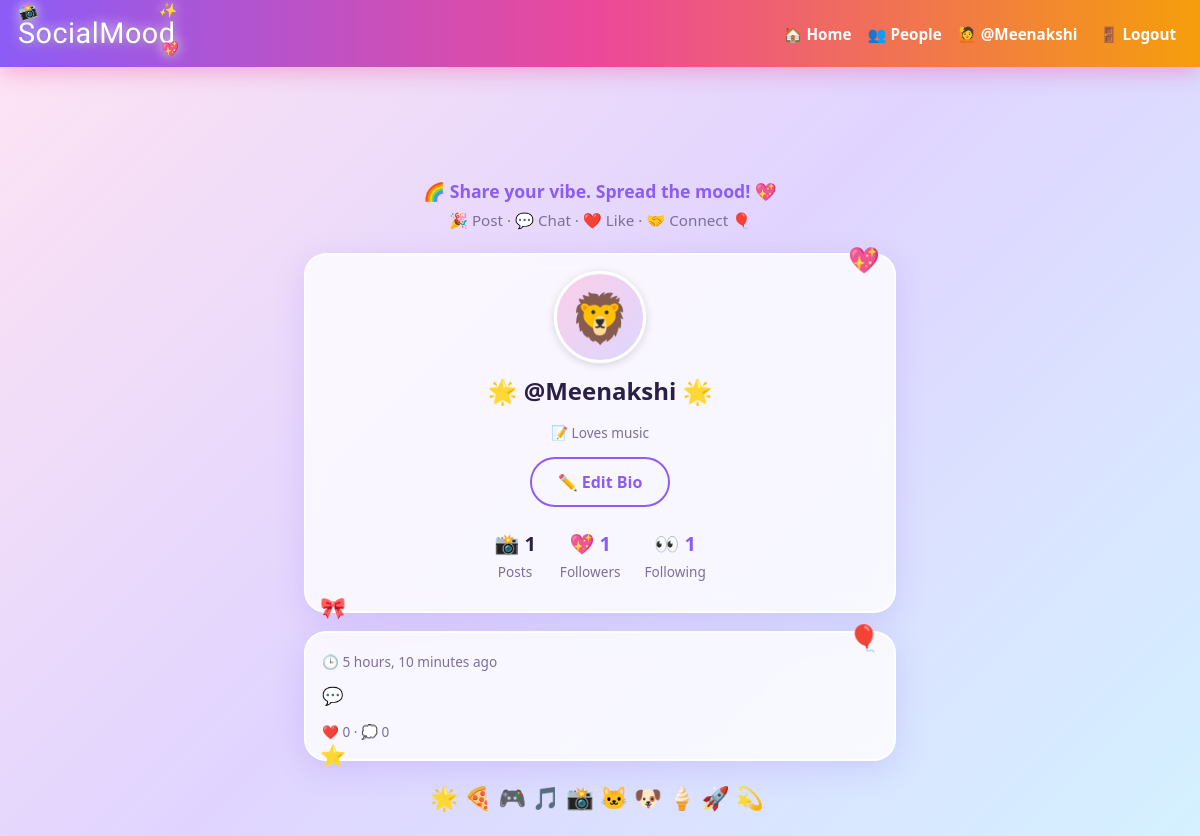
The app's page /profile/Meenakshi/ (signed in) with its own data.
### core/models.py (models this page shows, shortened)
class Profile(models.Model):
    user = models.OneToOneField(User, on_delete=models.CASCADE, related_name="profile")
    bio = models.TextField(blank=True)
    following = models.ManyToManyField(
        "self", symmetrical=False, related_name="followers", blank=True
    )

class Post(models.Model):
    author = models.ForeignKey(User, on_delete=models.CASCADE, related_name="posts")
    text = models.TextField(max_length=280, blank=True)
    image=models.ImageField(upload_to="posts/",blank=True, null=True)
    created = models.DateTimeField(auto_now_add=True)
    likes = models.ManyToManyField(User, related_name="liked_posts", blank=True)
    class Meta:
        ordering = ["-created"]

### core/views.py (the view)
# urls.py: path("profile/<str:username>/", views.profile, name="profile"),
@login_required
def profile(request, username):
    owner = get_object_or_404(User, username=username)
    is_following = request.user.profile.following.filter(id=owner.profile.id).exists()
    return render(request, "profile.html", {
        "owner": owner,
        "posts": owner.posts.all(),
        "is_following": is_following,
        "followers_count": owner.profile.followers.count(),
        "following_count": owner.profile.following.count(),
    })

### core/templates/profile.html (shortened to what this page needs)
{% extends "base.html" %}
{% block content %}
<div class="card" style="text-align:center">
  <div class="avatar big" style="margin:0 auto 10px" data-name="{{ owner.username }}">{{ owner.username|first|upper }}</div>
  <h2 style="margin-bottom:2px">🌟 @{{ owner.username }} 🌟</h2>
  <p class="meta">📝 {{ owner.profile.bio|default:"No bio yet. 🤫" }}</p>
  {% if owner == user %}
    <a href="{% url 'edit_bio' %}" class="btn outline" style="display:inline-block;margin-bottom:10px">✏️ Edit Bio</a>
  {% endif %}
  <div class="stats">
    <div><b>📸 {{ posts|length }}</b><span class="meta">Posts</span></div>
    <a href="{% url 'followers_list' owner.username %}"><div><b>💖 {{ followers_count }}</b><span class="meta">Followers</span></div></a>
    <a href="{% url 'following_list' owner.username %}"><div><b>👀 {{ following_count }}</b><span class="meta">Following</span></div></a>
  </div>
</div>
{% for post in posts %}
<div class="card">
  <span class="meta">🕒 {{ post.created|timesince }} ago</span>
  <p class="post-text">💬 {{ post.text }}</p>
  <span class="meta">❤️ {{ post.likes.count }} · 💭 {{ post.comments.count }}</span>
</div>
{% empty %}
<div class="card meta" style="text-align:center">😴 No posts yet. 🌙</div>
{% endfor %}
{% endblock %}

### core/templates/base.html (shortened to what this page needs)
<!DOCTYPE html>
{% load static %}
<html lang="en">
<head>
</head>
<body>
  <div id="sky"></div>
  <nav>
    <a href="{% url 'feed' %}" class="logo"><span class="brand">SocialMood<span class="em em1">📸</span><span class="em em2">✨</span><span class="em em3">💖</span></span></a>
    <div>
      {% if user.is_authenticated %}
        <a href="{% url 'feed' %}">🏠 Home</a>
        <a href="{% url 'people' %}">👥 People</a>
        <a href="{% url 'profile' user.username %}">🙋 @{{ user.username }}</a>
        <form method="post" action="{% url 'logout' %}" style="display:inline">
          {% csrf_token %}<button type="submit">🚪 Logout</button>
        </form>
      {% else %}
        <a href="{% url 'login' %}">🔑 Login</a>
        <a href="{% url 'register' %}">🎊 Sign up</a>
      {% endif %}
    </div>
  </nav>
  <div class="container">
    <div class="hero">
      <h1><span class="brand">SocialMood<span class="em em1">📸</span><span class="em em2">✨</span><span class="em em3">💖</span></span></h1>
      <p class="tagline">🌈 Share your vibe. Spread the mood! 💖</p>
      <p class="tagline2">🎉 Post · 💬 Chat · ❤️ Like · 🤝 Connect 🎈</p>
    </div>
    {% block content %}{% endblock %}
    <div class="banner" style="margin-top:20px">🌟🍕🎮🎵📸🐱🐶🍦🚀💫</div>
  </div>
</body>
</html>

### core/templates/base.html (style rules this page uses)
:root { --bg1: #ffe4f3; --bg2: #e0d4ff; --bg3: #d4f1ff; --card: rgba(255,255,255,.78); --text: #2a1f45; --muted: #7c6f9b; --border: rgba(255,255,255,.9); --brand1: #8b5cf6; --brand2: #ec4899; --shadow: 0 8px 30px rgba(139,92,246,.18); }
* { box-sizing: border-box; }
body { margin: 0; min-height: 100vh; font-family: "Segoe UI", system-ui, sans-serif; color: var(--text); line-height: 1.5; background: linear-gradient(135deg, var(--bg1), var(--bg2), var(--bg3)); background-attachment: fixed; }
a { color: var(--brand1); text-decoration: none; }
#sky { position: fixed; inset: 0; overflow: hidden; pointer-events: none; z-index: 0; }
nav { position: sticky; top: 0; z-index: 20; background: linear-gradient(90deg, #8b5cf6, #ec4899, #f59e0b); padding: 12px 18px; display: flex; justify-content: space-between; align-items: center; flex-wrap: wrap; gap: 8px; box-shadow: 0 6px 20px rgba(236,72,153,.35); }
nav a, nav button { color: #fff; font-weight: 700; margin-left: 12px; background: none; border: none; font-size: .95rem; cursor: pointer; font-family: inherit; }
.logo { font-family: "Bubblegum Sans", cursive; font-size: 1.8rem; font-weight: 400; margin: 0; letter-spacing: .5px; text-shadow: 0 0 12px rgba(255,255,255,.9), 0 2px 6px rgba(0,0,0,.25); }
.brand { position: relative; display: inline-block; }
.brand .em { position: absolute; font-size: .34em; line-height: 1; }
.brand .em1 { top: -.5em; left: .05em; transform: rotate(-18deg); }
.brand .em2 { top: -.55em; right: -.15em; transform: rotate(12deg); }
.brand .em3 { bottom: -.15em; right: -.35em; transform: rotate(-8deg); }
.logo .brand .em { font-size: .5em; }
.hero { text-align: center; margin: 4px 0 22px; }
.hero h1 { margin: 0; font-family: "Bubblegum Sans", cursive; font-size: clamp(2.8rem, 13vw, 4.6rem); font-weight: 400; letter-spacing: .5px; line-height: 1.1; background: linear-gradient(90deg, #8b5cf6, #ec4899, #f59e0b); -webkit-background-clip: text; background-clip: text; color: transparent; -webkit-text-fill-color: transparent; filter: drop-shadow(0 4px 10px rgba(139,92,246,.35)); }
.hero .tagline { margin: 8px 0 0; font-size: 1.1rem; font-weight: 700; color: var(--brand1); }
.hero .tagline2 { margin: 4px 0 0; font-size: .95rem; color: var(--muted); }
.container { position: relative; z-index: 1; max-width: 620px; margin: 22px auto; padding: 0 14px; }
.banner { text-align: center; font-size: 1.4rem; letter-spacing: 6px; margin-bottom: 14px; animation: wiggle 3s ease-in-out infinite; }
.card { position: relative; background: var(--card); backdrop-filter: blur(10px); -webkit-backdrop-filter: blur(10px); border: 2px solid var(--border); border-radius: 22px; padding: 16px; margin-bottom: 18px; box-shadow: var(--shadow); transition: transform .2s; }
.card::before { position: absolute; top: -14px; right: 14px; font-size: 1.6rem; content: "✨"; }
.card:nth-of-type(6n+2)::before { content: "💖"; }
.card:nth-of-type(6n+3)::before { content: "🎈"; }
.card::after { position: absolute; bottom: -12px; left: 14px; font-size: 1.3rem; content: "⭐"; }
.card:nth-of-type(3n+2)::after { content: "🎀"; }
.avatar { width: 46px; height: 46px; border-radius: 50%; flex-shrink: 0; display: flex; align-items: center; justify-content: center; font-size: 1.6rem; background: linear-gradient(135deg, #fbcfe8, #ddd6fe); border: 3px solid #fff; box-shadow: 0 2px 8px rgba(0,0,0,.15); }
.avatar.big { width: 92px; height: 92px; font-size: 3rem; }
.post-text { font-size: 1.08rem; margin: 10px 0; white-space: pre-wrap; word-wrap: break-word; }
.btn { background: linear-gradient(90deg, #8b5cf6, #ec4899); color: #fff; border: none; padding: 11px 26px; border-radius: 999px; font-size: 1rem; font-weight: 700; cursor: pointer; font-family: inherit; box-shadow: 0 4px 14px rgba(236,72,153,.4); }
.btn.outline { background: none; color: var(--brand1); border: 2px solid var(--brand1); box-shadow: none; }
.meta { color: var(--muted); font-size: .85rem; }
.stats { display: flex; gap: 24px; margin: 12px 0; justify-content: center; }
.stats b { display: block; font-size: 1.25rem; }
h2 { margin-top: 0; }

### records on screen
Post: created "5 hours, 10 minutes", likes.count "0", comments.count "0"

### other values on screen
{{ user.username }} "Meenakshi"
{{ owner.username }} "Meenakshi"
{{ owner.profile.bio|default:"No bio yet. 🤫" }} "Loves music"
{{ posts|length }} "1"
{{ followers_count }} "1"
{{ following_count }} "1"
